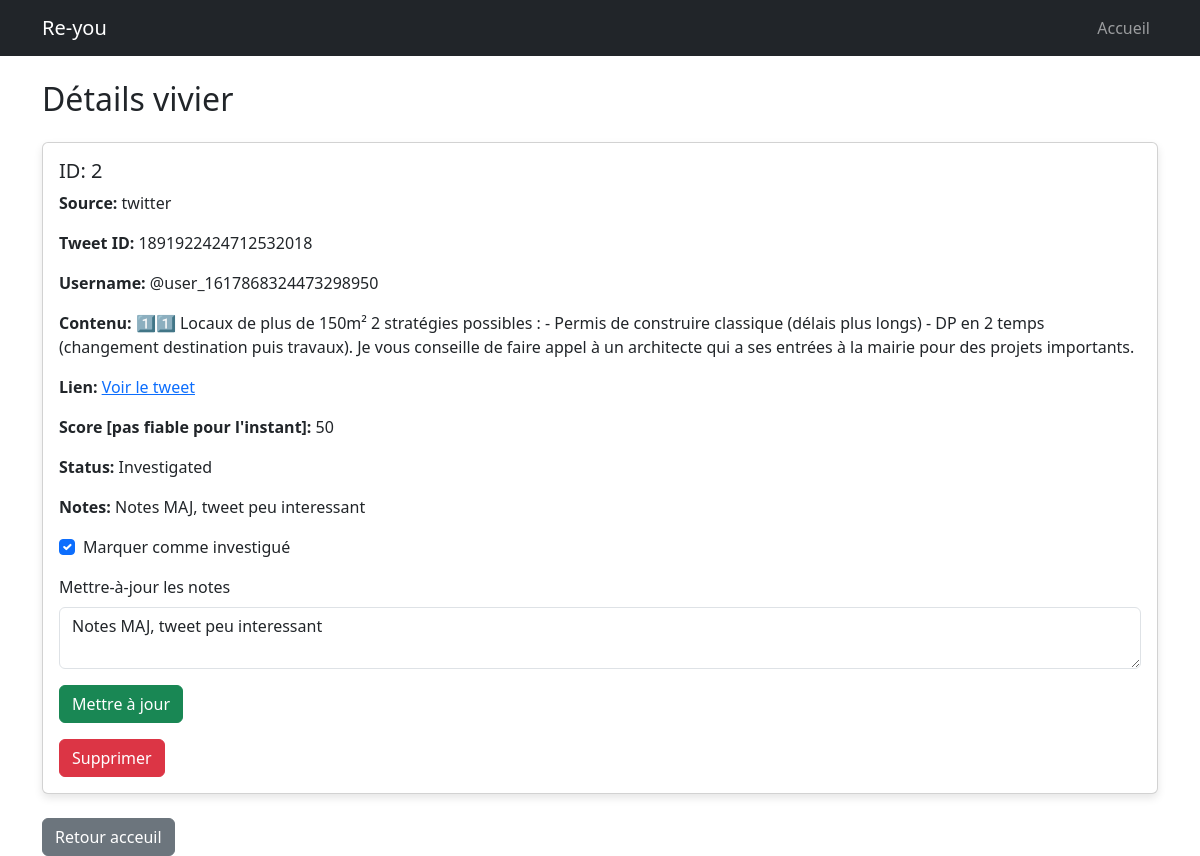
The page /lead/2 on the database its author committed.
### tables this page shows
CREATE TABLE lead_tracking (
            id INTEGER PRIMARY KEY AUTOINCREMENT,
            source TEXT,
            reference_id TEXT UNIQUE,
            relevance_score INTEGER,
            investigated BOOLEAN DEFAULT 0,
            notes TEXT
        );

CREATE TABLE twitter_posts (
            id INTEGER PRIMARY KEY AUTOINCREMENT,
            tweet_id TEXT UNIQUE,
            username TEXT,
            content TEXT,
            date TEXT
        );

### src/web/app.py (the view)
@app.route('/lead/<int:lead_id>', methods=['GET', 'POST'])
def lead_details(lead_id):
    lead = get_lead_by_id(lead_id)  # Fetch lead from database
    if not lead:
        flash("Lead not found!", "danger")
        return redirect(url_for('index'))
    extra_info = None
    source = lead[1]  # 'twitter', 'linkedin', or 'real_estate'
    db_conn = sqlite3.connect("leads.db")
    cursor = db_conn.cursor()
    if source == "twitter":
        cursor.execute("SELECT tweet_id, username, content FROM twitter_posts WHERE id = ?", (lead[0],))
        extra_info = cursor.fetchone()
    elif source == "linkedin":
        cursor.execute("SELECT job_title, company FROM linkedin_jobs WHERE id = ?", (lead[0],))
        extra_info = cursor.fetchone()
    elif source == "real_estate":
        cursor.execute("SELECT transaction_type, location FROM real_estate_transactions WHERE id = ?", (lead[0],))
        extra_info = cursor.fetchone()
    db_conn.close()
    if request.method == 'POST':
        investigated = request.form.get("investigated") == "on"
        notes = request.form.get("notes")
        update_lead_status(lead_id, investigated, notes)
        flash("Lead updated successfully!", "success")
        return redirect(url_for('index'))
    return render_template("lead_details.html", lead=lead, extra_info=extra_info)

### src/db/database.py (called while the page is built)
def connect_db():
    return sqlite3.connect(DB_PATH)

def get_lead_by_id(lead_id: int) -> Optional[Tuple]:
    conn = connect_db()
    cursor = conn.cursor()
    cursor.execute("SELECT * FROM lead_tracking WHERE id = ?", (lead_id,))
    row = cursor.fetchone()
    conn.close()
    return row

### src/web/app.py (called while the page is built)
def clean_numbers(value):
    return re.sub(r"\D", "", value)

### src/web/templates/lead_details.html (shortened to what this page needs)
{% extends 'layout.html' %}
{% block content %}
<h2 class="mb-4">Détails vivier</h2>
<div class="card">
    <div class="card-body">
        <h5 class="card-title">ID: {{ lead[0] }}</h5>
        <p><strong>Source:</strong> {{ lead[1] }}</p>
        {% if lead[1] == "twitter" and extra_info %}
            <p><strong>Tweet ID:</strong> {{ extra_info[0] }}</p>
            <p><strong>Username:</strong> @{{ extra_info[1] }}</p>
            <p><strong>Contenu:</strong> {{ extra_info[2] }}</p>
            <p><strong>Lien:</strong> <a href="https://twitter.com/{{ extra_info[1] | clean_numbers }}/status/{{ extra_info[0] }}" target="_blank">Voir le tweet</a></p>
        {% elif lead[1] == "linkedin" and extra_info %}
            <p><strong>Job Title:</strong> {{ extra_info[0] }}</p>
            <p><strong>Company:</strong> {{ extra_info[1] }}</p>
        {% elif lead[1] == "real_estate" and extra_info %}
            <p><strong>Transaction Type:</strong> {{ extra_info[0] }}</p>
            <p><strong>Location:</strong> {{ extra_info[1] }}</p>
        {% endif %}
        <p><strong>Score [pas fiable pour l'instant]:</strong> {{ lead[3] }}</p>
        <p><strong>Status:</strong> {% if lead[4] %} Investigated {% else %} Not Investigated{% endif %}</p>
        <p><strong>Notes:</strong> {{ lead[5] if lead[5] else "Aucune note" }}</p>
        <form action="{{ url_for('lead_details', lead_id=lead[0]) }}" method="POST">
            <div class="form-check mb-3">
                <input type="checkbox" id="investigated" name="investigated" class="form-check-input"
                       {% if lead[4] %}checked{% endif %}>
                <label class="form-check-label" for="investigated">Marquer comme investigué</label>
            </div>
            <div class="mb-3">
                <label for="notes" class="form-label">Mettre-à-jour les notes</label>
                <textarea id="notes" name="notes" class="form-control">{{ lead[5] }}</textarea>
            </div>
            <button type="submit" class="btn btn-success">Mettre à jour</button>
        </form>
        <form action="{{ url_for('delete_lead', lead_id=lead[0]) }}" method="POST" style="display:inline;">
            <button type="submit" class="btn btn-danger mt-3">Supprimer</button>
        </form>
    </div>
</div>
<a href="{{ url_for('index') }}" class="btn btn-secondary mt-4">Retour acceuil</a>
{% endblock %}

### src/web/static/styles.css (style rules this page uses)
body { background-color: #f8f9fa; font-family: Arial, sans-serif; }
.btn-danger { background-color: #dc3545; border-color: #dc3545; }
.card { border-radius: 8px; box-shadow: 0 4px 8px rgba(0, 0, 0, 0.1); }
.form-control { border-radius: 5px; }
.btn-secondary { margin-top: 20px; }

### rows shown on the page
lead_tracking: id "2", source "twitter", relevance_score "50", notes "Notes MAJ, tweet peu interessant", investigated "☑"
twitter_posts: tweet "1891922424712532018", username "user_1617868324473298950", content "1⃣1⃣ Locaux de plus de 150m² 2 stratégies possibles : - Permis de construire classique (délais plus longs) - DP en 2 temps (changement destination puis travaux). Je vous conseille de faire appel à un architecte qui a ses entrées à la mairie pour des projets importants."
